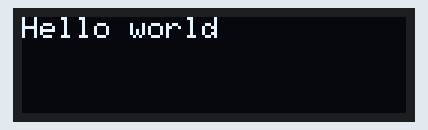
Recording of a sketch running on a simulated Arduino Uno, built with avr-gcc and run on an emulated ATmega328P. Parts: 128×32 one-colour display. What the sketch prints to the serial monitor is not drawn.

Above: at 0.1 s.
At 5.08 s:
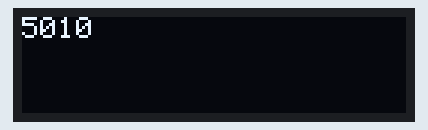
At 10.08 s:
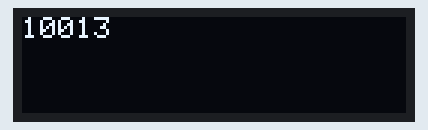
At 19.99 s:
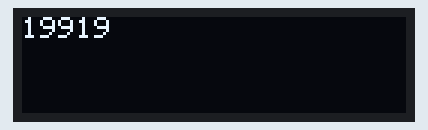
At 29.89 s:
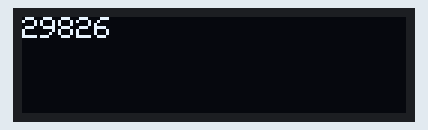
At 39.93 s:
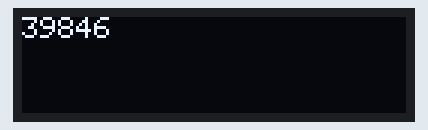

The sketch:

hello_world.ino
```cpp
#include <Wire.h>
#include <Adafruit_GFX.h>
#include <Adafruit_SSD1306.h>

Adafruit_SSD1306 display = Adafruit_SSD1306(128, 32, &Wire);

void setup() {
  Serial.begin(115200);
  Serial.println("\n\nStarting...\n");
  display.begin(SSD1306_SWITCHCAPVCC, 0x3C);
  display.clearDisplay();
  display.setTextColor(SSD1306_WHITE);
  display.setTextSize(1);
  display.setCursor(0,0);
  display.println("Hello world");
  display.display();
  delay(1000);
}

void loop() {
  delay(100);
  display.clearDisplay();
  display.setCursor(0,0);
  display.print(millis());
  display.display();
}
```
